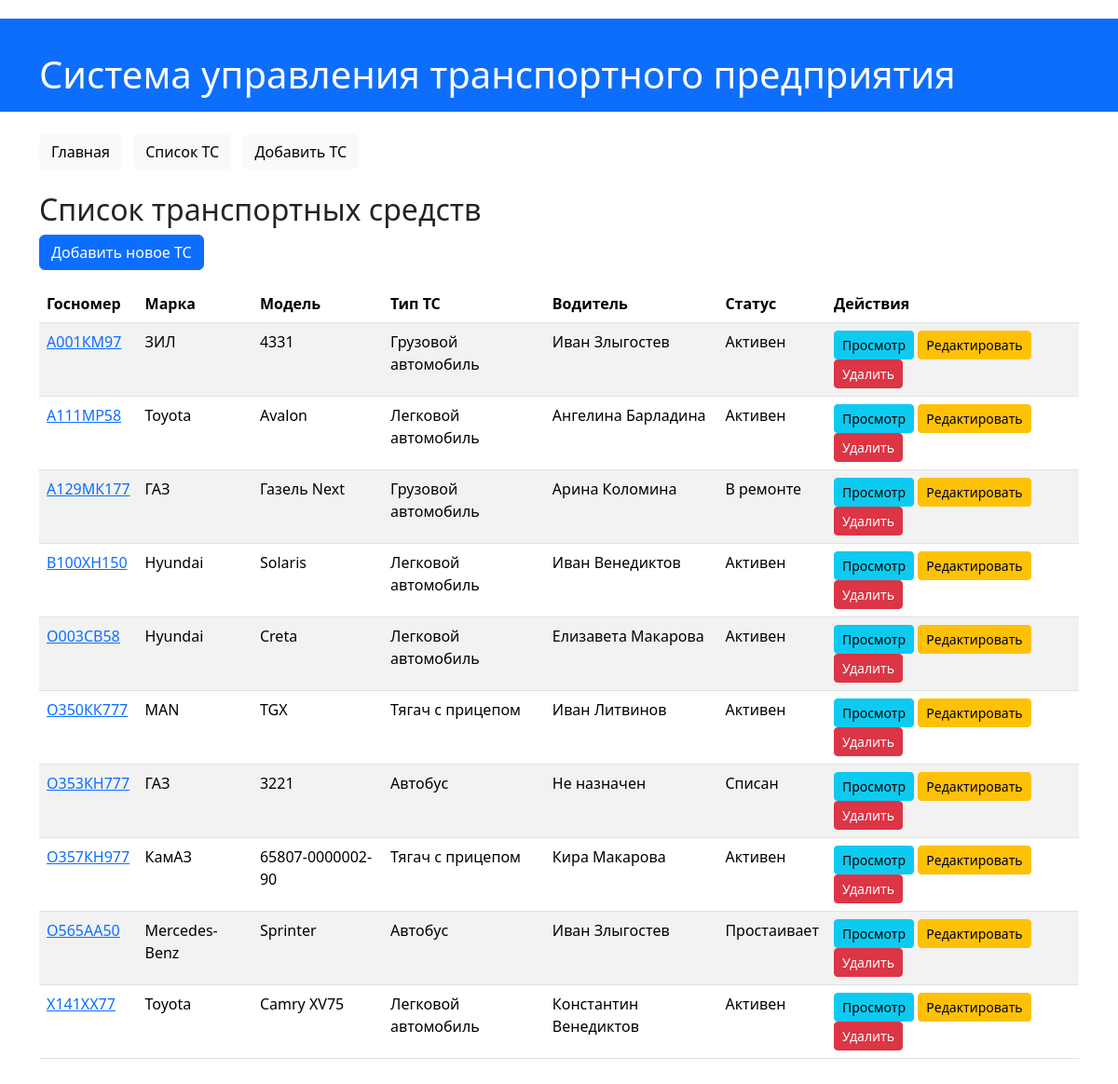
Before: /vehicles/ with the older database file.
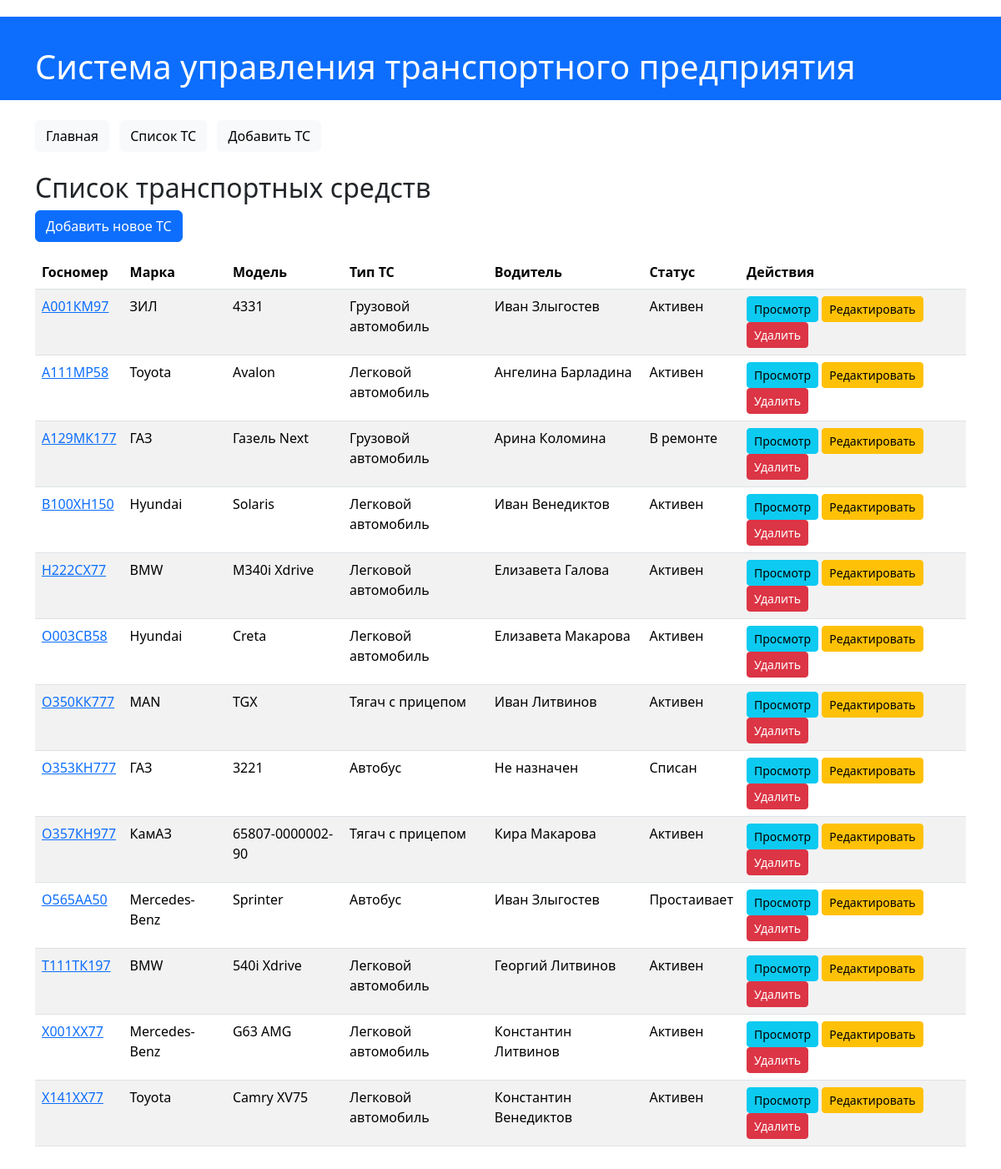
After: the same page with the newer database file.
### transport/models.py (models this page shows, shortened)
class Vehicle(models.Model):
    make = models.CharField(max_length=100, verbose_name="Марка")
    model = models.CharField(max_length=100, verbose_name="Модель")
    year = models.PositiveSmallIntegerField(verbose_name="Год выпуска")
    license_plate = models.CharField(max_length=20, unique=True, verbose_name="Госномер")
    vin = models.CharField(max_length=17, unique=True, blank=True, null=True, verbose_name="VIN")
    vehicle_type = models.ForeignKey(VehicleType, on_delete=models.SET_NULL, null=True, blank=True, verbose_name="Тип ТС")
    driver = models.ForeignKey(Driver, on_delete=models.SET_NULL, null=True, blank=True, verbose_name="Назначенный водитель")
    status = models.CharField(
        max_length=50,
        choices=[
            ('active', 'Активен'),
            ('in_repair', 'В ремонте'),
            ('retired', 'Списан'),
            ('idle', 'Простаивает'),
        ],
        default='active',
        verbose_name="Статус"
    )
    acquisition_date = models.DateField(verbose_name="Дата приобретения")
    mileage = models.PositiveIntegerField(default=0, verbose_name="Пробег (км)")
    class Meta:
        verbose_name = "Транспортное средство"
        verbose_name_plural = "Транспортные средства"
        ordering = ['license_plate']
    def display_driver(self):
        return self.driver if self.driver else "Не назначен"
    display_driver.short_description = "Водитель"
    def is_in_repair(self):
        return self.status == 'in_repair'
    is_in_repair.boolean = True
    is_in_repair.short_description = "В ремонте?"

class VehicleType(models.Model):
    name = models.CharField(max_length=100, unique=True, verbose_name="Название типа")
    description = models.TextField(blank=True, verbose_name="Описание")
    class Meta:
        verbose_name = "Тип транспортного средства"
        verbose_name_plural = "Типы транспортных средств"
    def __str__(self):
        return self.name

class Driver(models.Model):
    first_name = models.CharField(max_length=100, verbose_name="Имя")
    last_name = models.CharField(max_length=100, verbose_name="Фамилия")
    license_number = models.CharField(max_length=50, unique=True, verbose_name="Номер ВУ")
    phone_number = models.CharField(max_length=20, blank=True, verbose_name="Номер телефона")
    hire_date = models.DateField(verbose_name="Дата приема на работу")
    class Meta:
        verbose_name = "Водитель"
        verbose_name_plural = "Водители"
        ordering = ['last_name', 'first_name']
    def __str__(self):
        return f"{self.first_name} {self.last_name}"

### transport/views.py (the view)
# urls.py: path('vehicles/', views.vehicle_list, name='vehicle_list'),
def vehicle_list(request):
    vehicles = Vehicle.objects.select_related('vehicle_type',
                                              'driver').all()  # Получаем все ТС с связанными типами и водителями
    context = {
        'vehicles': vehicles
    }
    return render(request, 'transport/vehicle_list.html', context)

### transport/templates/transport/vehicle_list.html (shortened to what this page needs)
{% extends 'transport/base.html' %}
{% block content %}
    <h2>Список транспортных средств</h2>
    <p><a href="{% url 'vehicle_create' %}" class="btn btn-primary">Добавить новое ТС</a></p>
    {% if vehicles %}
        <table class="table table-striped table-hover">
            <thead>
                <tr>
                    <th>Госномер</th>
                    <th>Марка</th>
                    <th>Модель</th>
                    <th>Тип ТС</th>
                    <th>Водитель</th>
                    <th>Статус</th>
                    <th>Действия</th>
                </tr>
            </thead>
            <tbody>
                {% for vehicle in vehicles %}
                    <tr>
                        <td><a href="{% url 'vehicle_detail' vehicle.pk %}">{{ vehicle.license_plate }}</a></td>
                        <td>{{ vehicle.make }}</td>
                        <td>{{ vehicle.model }}</td>
                        <td>{{ vehicle.vehicle_type|default:"-" }}</td>
                        <td>{{ vehicle.display_driver }}</td>
                        <td>{{ vehicle.get_status_display }}</td>
                        <td>
                            <a href="{% url 'vehicle_detail' vehicle.pk %}" class="btn btn-sm btn-info">Просмотр</a>
                            <a href="{% url 'vehicle_update' vehicle.pk %}" class="btn btn-sm btn-warning">Редактировать</a>
                            <form action="{% url 'vehicle_delete' vehicle.pk %}" method="post" style="display:inline;">
                                <button type="submit" class="btn btn-sm btn-danger" onclick="return confirm('Вы уверены, что хотите удалить ТС {{ vehicle.license_plate }}?');">Удалить</button>
                            </form>
                        </td>
                    </tr>
                {% endfor %}
            </tbody>
        </table>
    {% else %}
        <p>В системе пока нет транспортных средств.</p>
    {% endif %}
{% endblock %}

Changed rows visible on the page:
added Vehicle: license_plate "Н222СХ77", make "BMW", model "M340i Xdrive", vehicle_type "Легковой автомобиль", display_driver "Елизавета Галова", status "Активен"
added Vehicle: license_plate "Т111ТК197", make "BMW", model "540i Xdrive", vehicle_type "Легковой автомобиль", display_driver "Георгий Литвинов", status "Активен"
added Vehicle: license_plate "Х001ХХ77", make "Mercedes-Benz", model "G63 AMG", vehicle_type "Легковой автомобиль", display_driver "Константин Литвинов", status "Активен"
